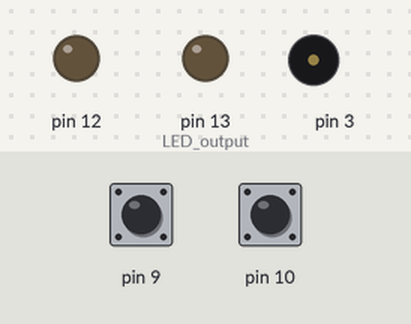
The sketch below on a simulated Arduino Uno, built with avr-gcc and run on an emulated ATmega328P. On the bench: output pins drawn as LEDs (lit = HIGH), buzzer (waves = sounding). Dashed ring = blinking. The test bench sets the inputs (shaded band); at power-on: pin 9 HIGH, pin 10 HIGH. What the sketch prints to the serial monitor is not drawn.

Above: at 1.2 s.
1.3 s: pin 9 pulled LOW for 0.15 s
At 2.2 s:
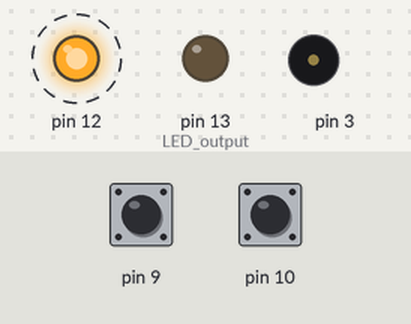
4.4 s: pin 10 pulled LOW for 0.15 s
At 5.25 s:
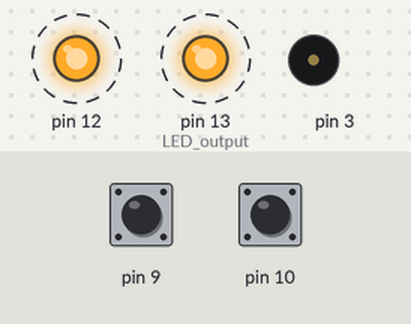
7.5 s: pin 9 pulled LOW for 0.15 s
At 8.31 s:
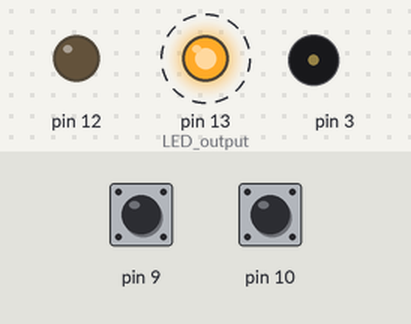
10.6 s: pin 9 pulled LOW for 1 s
At 12.06 s:
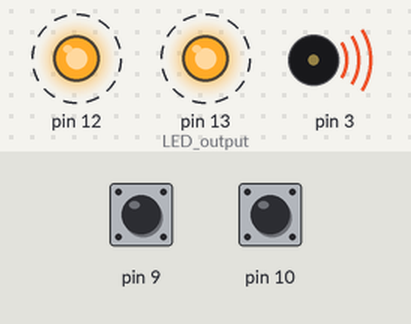
13.6 s: pin 9 pulled LOW for 3.2 s
At 19.07 s:
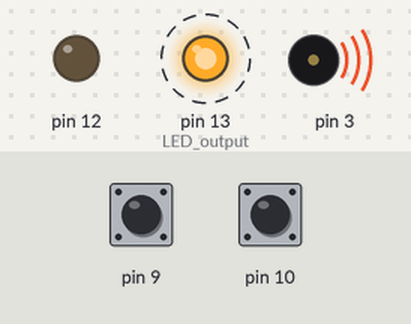
Timing chart, 0 to 19.3 s (numbered marks = the images above; inputs shaded):
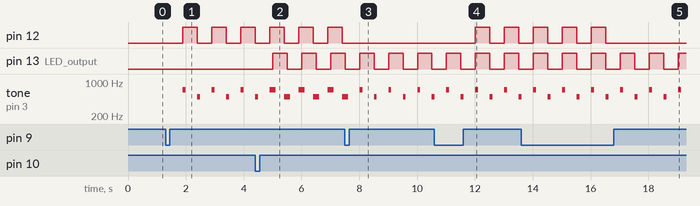

The sketch:

____3_2.ino
```cpp
void setup()
{
  Serial.begin(9600);
  pinMode(10, INPUT_PULLUP);    // 버튼 input
  pinMode(9, INPUT_PULLUP);
  pinMode(13, OUTPUT);          // LED output
  pinMode(12, OUTPUT);
}

int Lpressed = 1;               // 버튼 눌렸었는지 여부, negative active
bool Lflash = false;            // LED 점멸 여부
bool isLeftON = false;          // LED 점등 여부
int Lcnt = 0;                   // 켜진 시간 0.1초씩 count
int Rpressed = 1;
bool Rflash = false;
bool isRightON = false;
int Rcnt = 0;

void loop()
{
  int LPRESS = digitalRead(10);     // 현재 버튼 눌림 여부 확인
  int RPRESS = digitalRead(9);
                                    // 눌린 순간 변수 업데이트
  if(LPRESS == LOW){if(Lpressed == HIGH) Lpressed = 0;}
  else{
    if(Lpressed == LOW){
      Lpressed = 1;                 // 떼진 순간 변수 업데이트
      Lflash = not(Lflash);         // LED 점멸 여부 전환
    }
  }
  if(RPRESS == LOW){if(Rpressed == HIGH) Rpressed = 0;}
  else{
    if(Rpressed == LOW){
      Rpressed = 1;                 // 떼진 순간 변수 업데이트
      Rflash = not(Rflash);         // LED 점멸 여부 전환
    }
  }

  if(Lflash == true){               // LED가 점멸 모드일 때
    if(++Lcnt%5 == 0){              // 0.5초마다 on/off 전환
      isLeftON = not(isLeftON);
      Serial.println();             // for test with monitor
      if(isLeftON==true) tone(3, 700, 100);
      else tone(3, 500, 100);       // on/off에 따른 틱톡 소리
    }
    Serial.print(isLeftON);         // for test with monitor
    Serial.print(" ");
  }
  else{                             // LED가 점멸 모드가 아닐 때
    isLeftON = false;               // LED off
    Lcnt = 0;                       // count변수 초기화
  }
  if(Rflash == true){               // LED가 점멸 모드일 때
    if(++Rcnt%5 == 0){              // 0.5초마다 on/off 전환
      isRightON = not(isRightON);
      Serial.println();             // for test with monitor
      if(isRightON==true) tone(3, 700, 100);
      else tone(3, 500, 100);       // on/off에 따른 틱톡 소리
    }
    Serial.print(isRightON);        // for test with monitor
    Serial.print(" ");
  }
  else{                             // LED가 점멸 모드가 아닐 때
    isRightON = false;              // LED off
    Rcnt = 0;                       // count변수 초기화
  }
  digitalWrite(13, isLeftON);       // LED 점등 여부 그대로 LED 제어
  digitalWrite(12, isRightON);      // LED 점등 여부 그대로 LED 제어
  delay(100);
}
```

Measured:
- after the input at 1.3 s, pin 12: alternates HIGH for 0.50 s and LOW for 0.50 s, starting after 0.60 s; tone on pin 3: silent → 700 Hz after 0.60 s, then repeats every 1.0 s: silent 0.40 s, 500 Hz 0.10 s, silent 0.40 s, 700 Hz 0.10 s
- after the input at 4.4 s, pin 13 (LED_output): alternates HIGH for 0.50 s and LOW for 0.50 s, starting after 0.61 s
- after the input at 7.5 s, pin 12: stops changing and stays LOW
- after the input at 10.6 s, pin 12: alternates HIGH for 0.50 s and LOW for 0.50 s, starting after 1.4 s
- after the input at 13.6 s, pin 12: goes on until 16.5 s, then stays LOW
